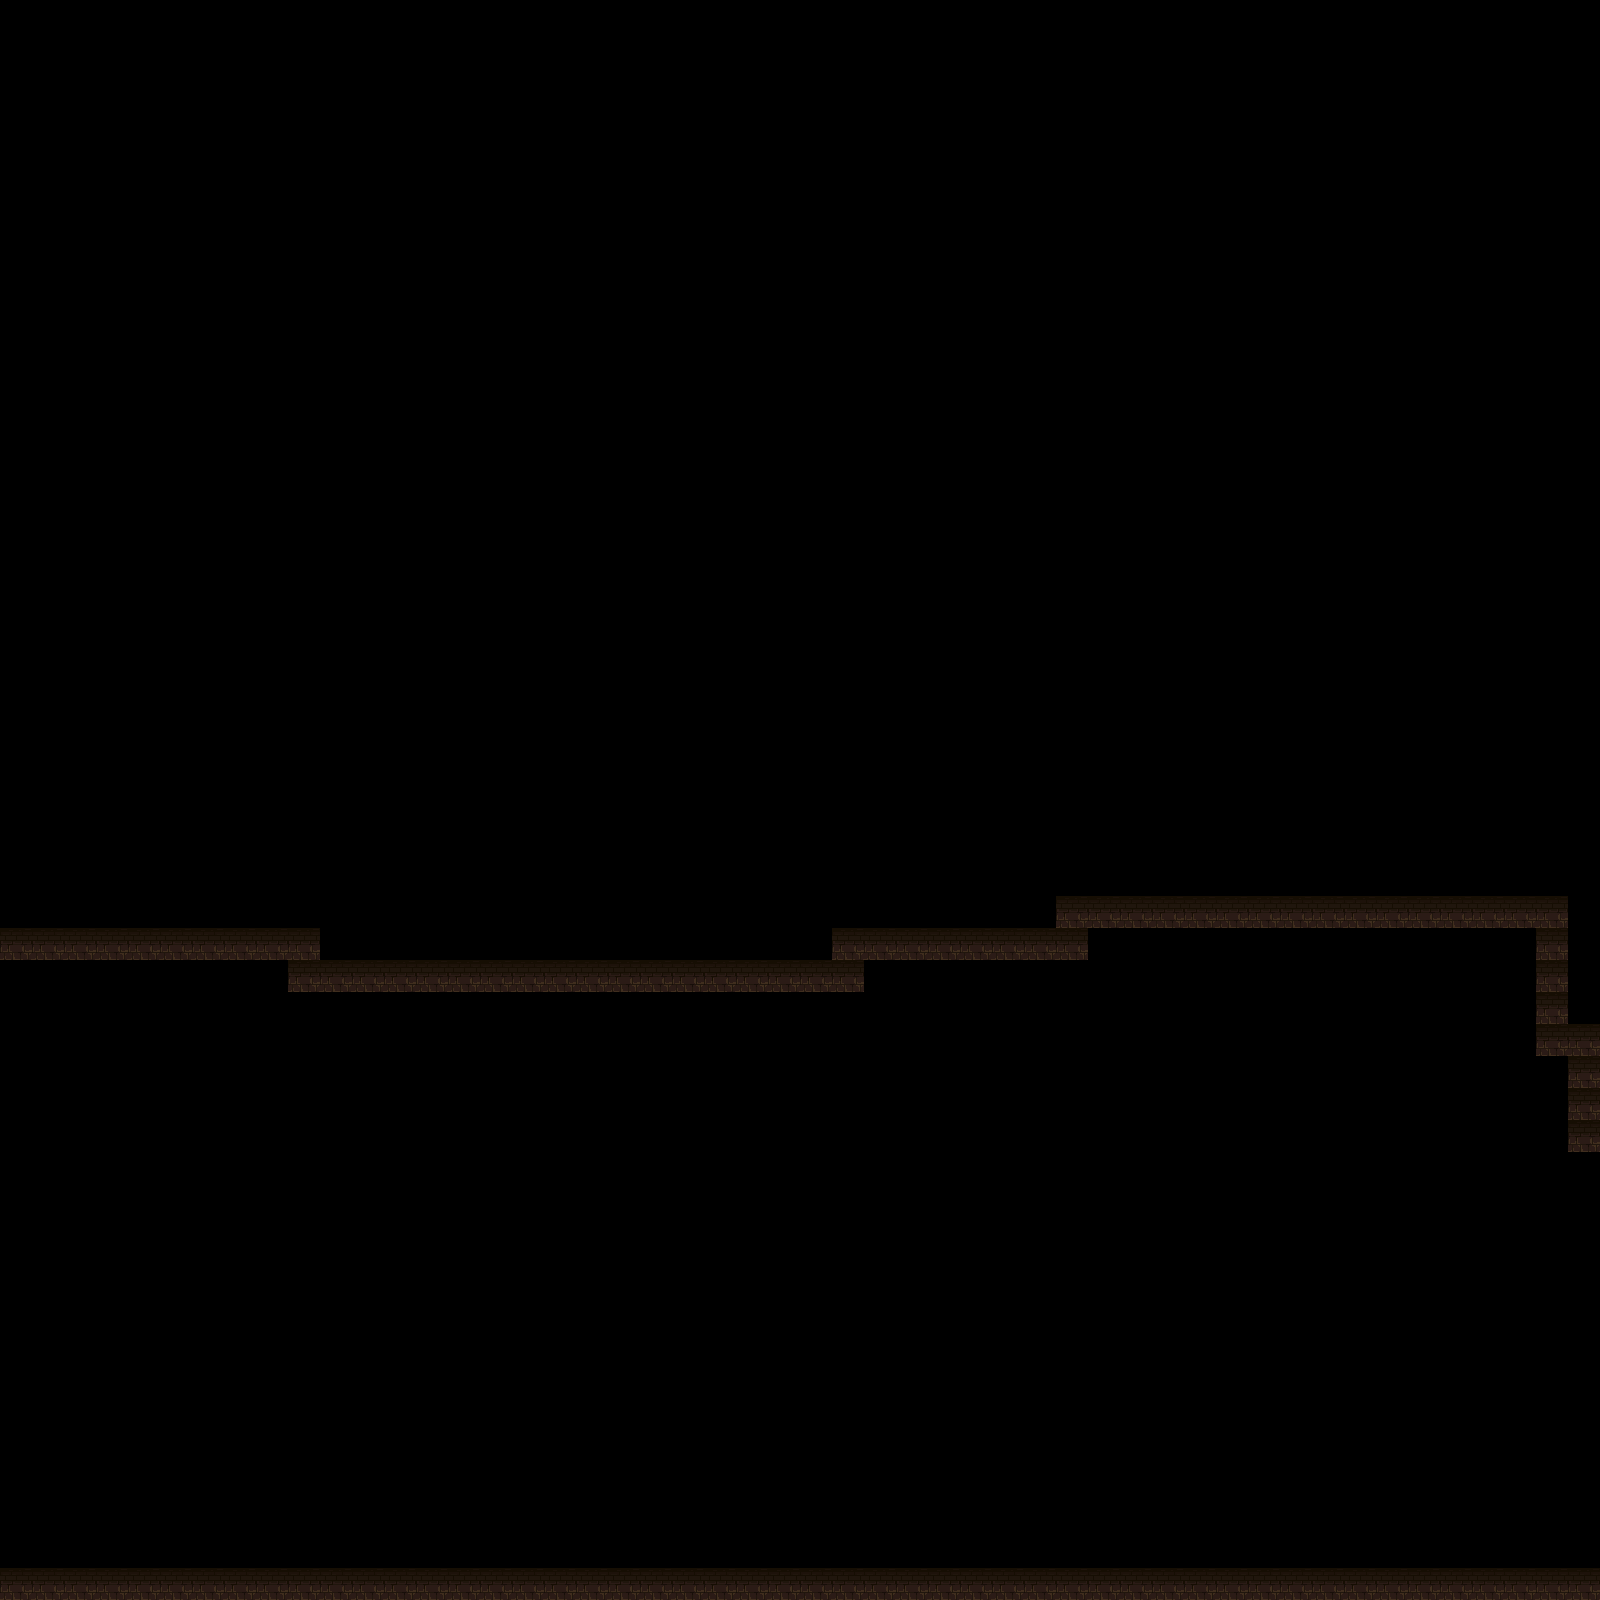

Rendered tile map (Tiled .tmx) drawn with the repository's tilesets; below, a short description and the map source with its tile grids summarised:
An orthogonal 50x50 tile map with 32x32 px tiles, 1 tile layer (Слой тайлов 1).

<map version="1.4" tiledversion="1.4.2" orientation="orthogonal" renderorder="right-down" width="50" height="50" tilewidth="32" tileheight="32" infinite="0" nextlayerid="2" nextobjectid="1">
 <tileset firstgid="1" name="test" tilewidth="32" tileheight="32" tilecount="256" columns="16">
  <image source="walls.png" width="512" height="512" />
 </tileset>
 <layer id="1" name="Слой тайлов 1" width="50" height="50">
  <data>[2500 cells, 110 non-empty, 1 distinct tile ids]</data>
 </layer>
</map>
